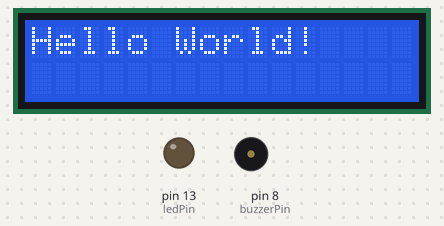
A sketch run on a simulated Arduino Uno, built with avr-gcc and run on an emulated ATmega328P. Parts: 16×2 character LCD, output pins drawn as LEDs (lit = HIGH), buzzer (waves = sounding). The local clock reads 2024-03-15 10:24:30 at power-on unless the sketch sets it; what the sketch prints to the serial monitor is not drawn.

Above: at 0.1 s.
At 2.2 s:
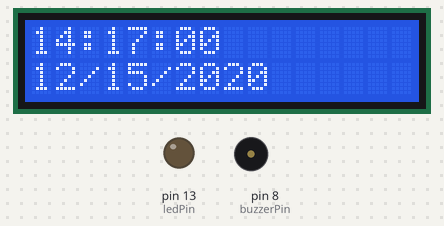
At 32.8 s:
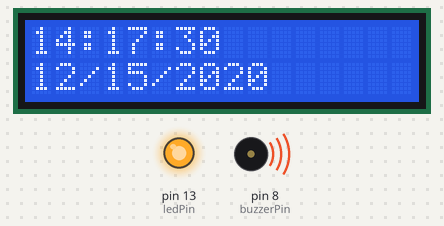
At 37.9 s:
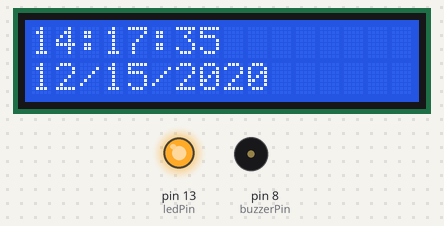
Timing chart, 0 to 40.0 s (numbered marks = the images above):
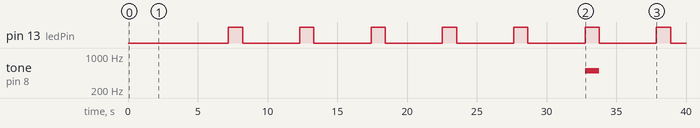

Measured:
- by itself, pin 13 (ledPin): alternates HIGH for 1.0 s and LOW for 4.1 s
- by itself, tone on pin 8 (buzzerPin): silent → 500 Hz at 32.8 s, → silent 1.0 s later
- what the display in image 1 shows lasts 1.0 s, from 2.1 s to 3.1 s

The sketch:

Final_DS1302RTC.ino
```cpp
//Project: RTC DS1302 module
//Sketched by JIN-WOO KIM

#include <stdio.h>
#include <DS1302.h>
#include <SimpleTimer.h>
#include <LiquidCrystal_I2C.h>
LiquidCrystal_I2C lcd(0x27, 16, 2);

const int kCePin = 5 ; //Chip Enable
const int kIoPin = 6 ; //Input and Output
const int kSclkPin = 7 ; //Serial clock
int ledPin = 13; //Red led light
int buzzerPin = 8; //Buzzer
SimpleTimer timer;


DS1302 rtc(kCePin, kIoPin, kSclkPin);

String dayAsString(const Time::Day day) {
  switch (day) {
    case Time:: kSunday: return "Sunday";
    case Time:: kMonday: return "Monday";
    case Time:: kTuesday: return "Tuesday";
    case Time:: kWednesday: return "Wednesday";
    case Time:: kThursday: return "Thursday";
    case Time:: kFriday: return "Friday";
    case Time:: kSaturday: return "Saturday";
  }
  return "(unkown day)";
}

void setup() {
  pinMode(ledPin, OUTPUT);
  pinMode(buzzerPin, OUTPUT);
  Serial.begin(9600);
  lcd.begin();
  lcd.backlight();
  lcd.setCursor(0, 0); //first column, first row
  lcd.print("Hello World!");
  delay(2000);
  lcd.clear();
  rtc.writeProtect(false);
  rtc.halt(false);
  Time t(2020, 12, 15, 14, 17, 0, Time::kThursday);
  rtc.time(t);
  timer.setInterval(30000,beep);
  timer.setInterval(5000,blinkled);
}

void loop() {
  Time t = rtc.time();
  const String day = dayAsString(t.day);
  char buf[50];
  snprintf(buf, sizeof(buf), "%s %04d-%02d-%02d %02d:%02d:%02d", day.c_str(), t.yr, t.mon, t.date, t.hr, t.min, t.sec);
  Serial.println(buf);
  lcd.setCursor(0, 0); //first column, first row
  lcd.print(t.hr); lcd.print(":"); lcd.print(t.min / 10);
  lcd.print(t.min % 10); lcd.print(":"); lcd.print(t.sec / 10); lcd.print(t.sec % 10);
  lcd.setCursor(0, 1); //first column, second row
  lcd.print(t.mon / 10); lcd.print(t.mon % 10); lcd.print("/"); lcd.print(t.date / 10); lcd.print(t.date % 10);
  lcd.print("/"); lcd.print(t.yr / 10); lcd.print(t.yr % 10);
  delay(1000);
  digitalWrite(ledPin,LOW);
  noTone(buzzerPin);
  timer.run();
}

void beep() {
  tone(buzzerPin,500);
  Serial.print("30 seconds over");
  Serial.print("/");
}

void blinkled() {
  digitalWrite(ledPin, HIGH);
  Serial.print("5 seconds over");
  Serial.print("/");
}
```
